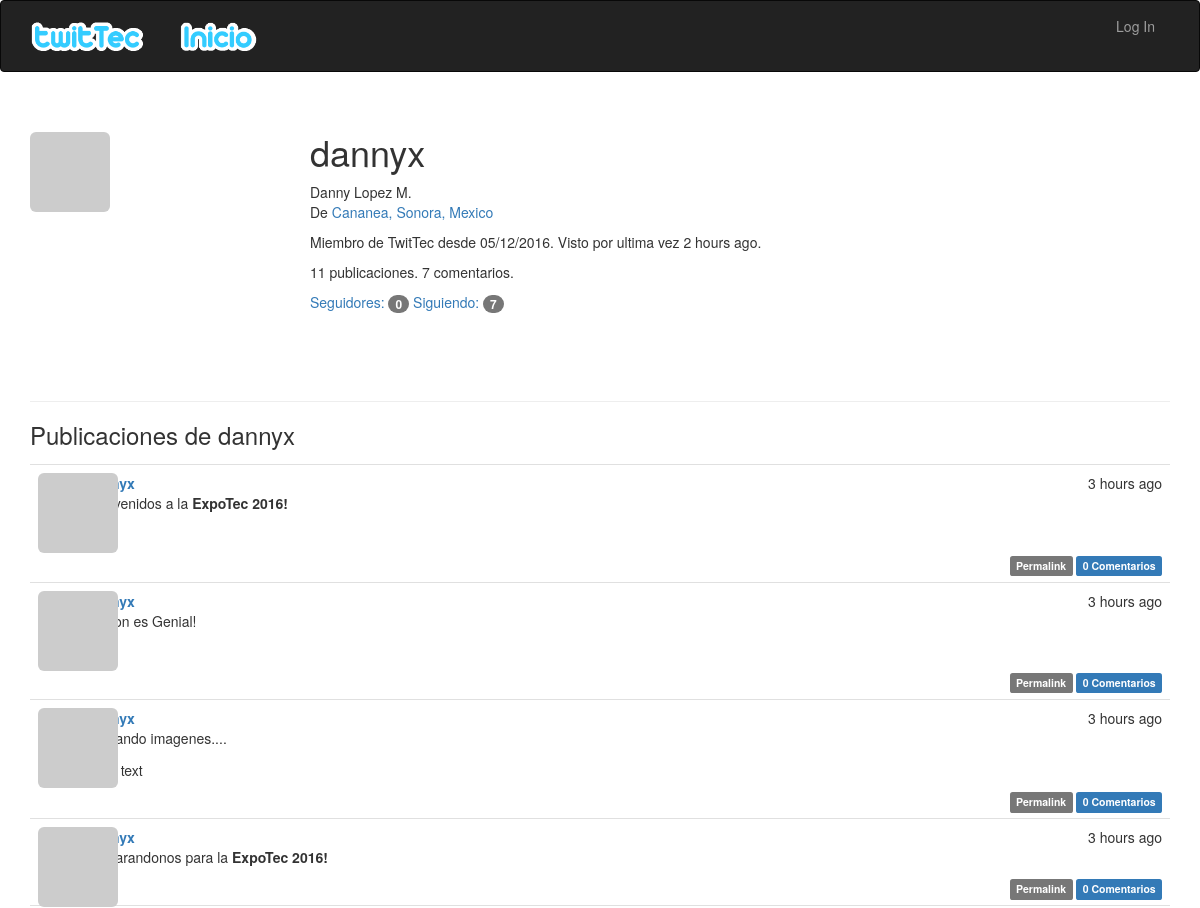
/user/dannyx (upper part), run on an earlier commit of the app's database.
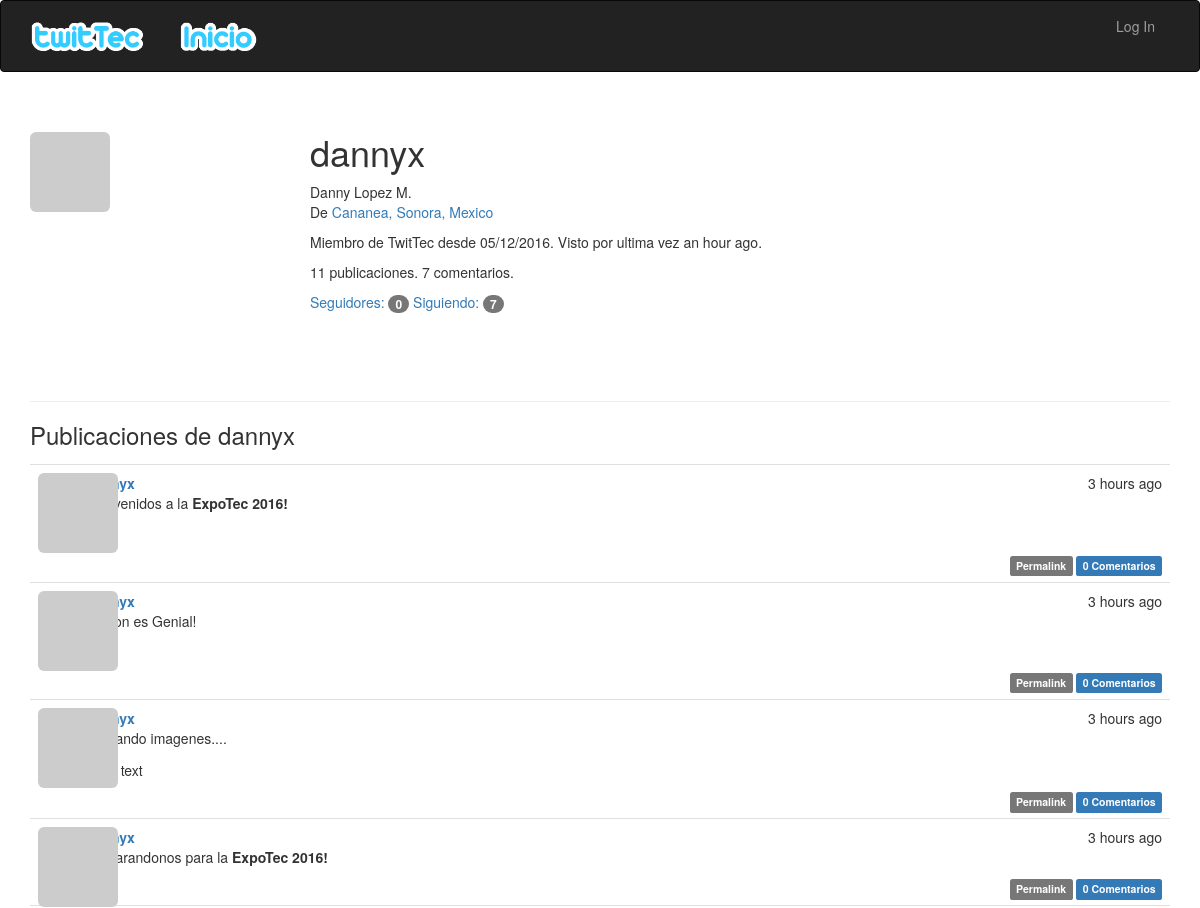
And on a later commit of the database.
### app/models.py (models this page shows, shortened)
class User(UserMixin, db.Model):
    __tablename__ = 'users'
    id = db.Column(db.Integer, primary_key=True)
    email = db.Column(db.String(64), unique=True, index=True)
    username = db.Column(db.String(64), unique=True, index=True)
    role_id = db.Column(db.Integer, db.ForeignKey('roles.id'))
    password_hash = db.Column(db.String(128))
    confirmed = db.Column(db.Boolean, default=False)
    name = db.Column(db.String(64))
    location = db.Column(db.String(64))
    about_me = db.Column(db.Text())
    member_since = db.Column(db.DateTime(), default=datetime.utcnow)
    last_seen = db.Column(db.DateTime(), default=datetime.utcnow)
    avatar_hash = db.Column(db.String(32))
    posts = db.relationship('Post', backref='author', lazy='dynamic')
    followed = db.relationship('Follow',
                               foreign_keys=[Follow.follower_id],
                               backref=db.backref('follower', lazy='joined'),
                               lazy='dynamic',
                               cascade='all, delete-orphan')
    followers = db.relationship('Follow',
                                foreign_keys=[Follow.followed_id],
                                backref=db.backref('followed', lazy='joined'),
                                lazy='dynamic',
                                cascade='all, delete-orphan')
    comments = db.relationship('Comment', backref='author', lazy='dynamic')
    @property
    def password(self):
        raise AttributeError('password is not a readable attribute')
    def gravatar(self, size=100, default='identicon', rating='g'):
        if request.is_secure:
            url = 'https://secure.gravatar.com/avatar'
        else:
            url = 'http://www.gravatar.com/avatar'
        hash = self.avatar_hash or hashlib.md5(
            self.email.encode('utf-8')).hexdigest()
        return '{url}/{hash}?s={size}&d={default}&r={rating}'.format(
            url=url, hash=hash, size=size, default=default, rating=rating)

class Post(db.Model):
    __tablename__ = 'posts'
    id = db.Column(db.Integer, primary_key=True)
    body = db.Column(db.Text)
    body_html = db.Column(db.Text)
    timestamp = db.Column(db.DateTime, index=True, default=datetime.utcnow)
    author_id = db.Column(db.Integer, db.ForeignKey('users.id'))
    comments = db.relationship('Comment', backref='post', lazy='dynamic')

### app/main/views.py (the view)
@main.route('/user/<username>')
def user(username):
    user = User.query.filter_by(username=username).first_or_404()
    page = request.args.get('page', 1, type=int)
    pagination = user.posts.order_by(Post.timestamp.desc()).paginate(
        page, per_page=current_app.config['FLASKY_POSTS_PER_PAGE'],
        error_out=False)
    posts = pagination.items
    return render_template('user.html', user=user, posts=posts,
                           pagination=pagination)

### app/auth/views.py (called while the page is built)
@auth.before_app_request
def before_request():
    if current_user.is_authenticated:
        current_user.ping()
        if not current_user.confirmed \
                and request.endpoint[:5] != 'auth.' \
                and request.endpoint != 'static':
            return redirect(url_for('auth.unconfirmed'))

### app/main/__init__.py (called while the page is built)
@main.app_context_processor
def inject_permissions():
    return dict(Permission=Permission)

### app/models.py (called while the page is built)
    def can(self, permissions):
        return False

    def is_administrator(self):
        return False

### app/templates/user.html (shortened to what this page needs)
{% extends "base.html" %}
{% import "_macros.html" as macros %}
{% block page_content %}
<div class="page-header">
    <img class="img-rounded profile-thumbnail" src="{{ user.gravatar(size=256) }}">
    <div class="profile-header">
        <h1>{{ user.username }}</h1>
        {% if user.name or user.location %}
        <p>
            {% if user.name %}{{ user.name }}<br>{% endif %}
            {% if user.location %}
                De <a href="http://maps.google.com/?q={{ user.location }}">{{ user.location }}</a><br>
            {% endif %}
        </p>
        {% endif %}
        <p>Miembro de TwitTec desde {{ moment(user.member_since).format('L') }}. Visto por ultima vez {{ moment(user.last_seen).fromNow() }}.</p>
        <p>{{ user.posts.count() }} publicaciones. {{ user.comments.count() }} comentarios.</p>
        <p>
            <a href="{{ url_for('.followers', username=user.username) }}">Seguidores: <span class="badge">{{ user.followers.count() - 1 }}</span></a>
            <a href="{{ url_for('.followed_by', username=user.username) }}">Siguiendo: <span class="badge">{{ user.followed.count() - 1 }}</span></a>
        </p>
    </div>
</div>
<h3>Publicaciones de {{ user.username }}</h3>
{% include '_posts.html' %}
{% endblock %}

### app/templates/base.html (shortened to what this page needs)
{% extends "bootstrap/base.html" %}
{% block head %}
{{ super() }}
<link rel="stylesheet" type="text/css" href="{{ url_for('static', filename='styles.css') }}">
{% endblock %}
{% block navbar %}
<div class="navbar navbar-inverse" role="navigation">
    <div class="container">
        <div class="navbar-header">
            <a class="navbar-brand" href="{{ url_for('main.index') }}"><img src="{{ url_for('static', filename='logo.png') }}" height=40></a>
        </div>
        <div class="navbar-collapse collapse">
            <ul class="nav navbar-nav">
                <li><a href="{{ url_for('main.index') }}"><img src="{{ url_for('static', filename='home.png') }}" height=40></a></li>
            </ul>
            <ul class="nav navbar-nav navbar-right">
                {% if current_user.is_authenticated %}
                <li class="dropdown">
                    <a href="#" class="dropdown-toggle" data-toggle="dropdown">
                        <img src="{{ current_user.gravatar(size=36) }}">
                        <img src="{{ url_for('static', filename='account.png') }}" height=30><b class="caret"></b>
                    </a>
                    <ul class="dropdown-menu">
                        <li><a href="{{ url_for('auth.change_password') }}">Cambiar contraseña</a></li>
                        <li><a href="{{ url_for('auth.change_email_request') }}">Cambiar Email</a></li>
                        <li><a href="{{ url_for('auth.logout') }}">Log Out</a></li>
                    </ul>
                </li>
                {% else %}
                <li><a href="{{ url_for('auth.login') }}">Log In</a></li>
                {% endif %}
            </ul>
        </div>
    </div>
</div>
{% endblock %}
{% block content %}
<div class="container">
    {% block page_content %}{% endblock %}
</div>
{% endblock %}

### app/templates/_posts.html (shortened to what this page needs)
<ul class="posts">
    {% for post in posts %}
    <li class="post">
        <div class="post-thumbnail">
            <a href="{{ url_for('.user', username=post.author.username) }}">
                <img class="img-rounded profile-thumbnail" src="{{ post.author.gravatar(size=40) }}">
            </a>
        </div>
        <div class="post-content">
            <div class="post-date">{{ moment(post.timestamp).fromNow() }}</div>
            <div class="post-author"><a href="{{ url_for('.user', username=post.author.username) }}">{{ post.author.username }}</a></div>
            <div class="post-body">
                {% if post.body_html %}
                    {{ post.body_html | safe }}
                {% else %}
                    {{ post.body }}
                {% endif %}
            </div>
            <div class="post-footer">
                <a href="{{ url_for('.post', id=post.id) }}">
                    <span class="label label-default">Permalink</span>
                </a>
                <a href="{{ url_for('.post', id=post.id) }}#comments">
                    <span class="label label-primary">{{ post.comments.count() }} Comentarios</span>
                </a>
            </div>
        </div>
    </li>
    {% endfor %}
</ul>

### app/static/styles.css (style rules this page uses)
.profile-thumbnail { position: absolute; }
.profile-header { min-height: 260px; margin-left: 280px; }
ul.posts { list-style-type: none; padding: 0px; margin: 16px 0px 0px 0px; border-top: 1px solid #e0e0e0; }
ul.posts li.post { padding: 8px; border-bottom: 1px solid #e0e0e0; }
div.post-date { float: right; }
div.post-author { font-weight: bold; }
div.post-thumbnail { position: absolute; }
div.post-content { margin-left: 48px; min-height: 48px; }
div.post-footer { text-align: right; }

What changed in the data, as far as the page shows it:
changed User "dannyx": last_seen "2 hours ago" → "an hour ago"
